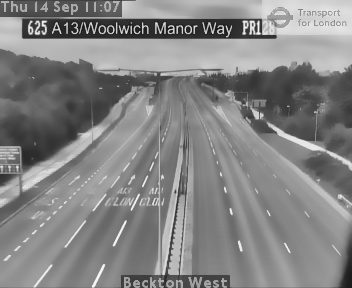
#> input picture trafficCounter/backgrounds/625_bg.jpg, 352 x 288 px, found by its file name
$ python lane_detection.py   (older library calls are emulated)
#> lines starting #> are read from the running program, lines starting #| are printed output that depends on the picture; after the words box and inside, x2 and y2 are one past the last pixel; in counts of white or black regions, pixels touching at a corner belong together
import cv2
import numpy as np
import os

loc = os.path.abspath('')


img = cv2.imread(loc+"/trafficCounter/backgrounds/625_bg.jpg",0)
#> img is the input picture: shape (288, 352); min 14, max 250, mean 131.9

kernel = np.ones((5,5),np.uint8)

blur = cv2.bilateralFilter(img, 11, 3, 3)
edges = cv2.Canny(img, 0, 820)
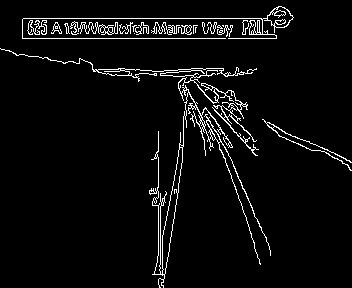
#> edges: shape (288, 352); 4.5% white in thin lines or dots
edges2 = cv2.Canny(img, 0, 800)


diff = cv2.absdiff(edges, cv2.convertScaleAbs(edges2))
#> diff: shape (288, 352); every value is 0

laplacian = cv2.Laplacian(diff, cv2.CV_8UC1)

dilated = cv2.dilate(laplacian, kernel, iterations = 2)
erosion = cv2.erode(dilated,kernel,iterations = 3)


cv2.imshow("ero", erosion)
cv2.waitKey(0)


im2, contours, hierarchy =  cv2.findContours(erosion,cv2.RETR_TREE,cv2.CHAIN_APPROX_SIMPLE)
#> contours = []


cnts = sorted(contours, key = cv2.contourArea, reverse = True)[:10]
#> cnts = []
screenCnt = None

for c in cnts:

    peri = cv2.arcLength(c, True)
    approx = cv2.approxPolyDP(c, 0.05 * peri, True)

    if len(approx) == 4:
        screenCnt = approx
        break
#> this loop made 0 passes
#> (the run stopped early here; a loop or call above may not have finished)

$ run again, with trafficCounter/backgrounds/4223_bg.jpg copied over trafficCounter/backgrounds/625_bg.jpg
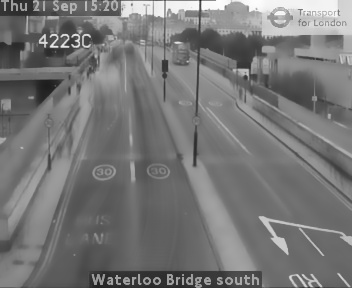
#> input picture trafficCounter/backgrounds/4223_bg.jpg, 352 x 288 px, found by its file name
#> img is the input picture: shape (288, 352); min 28, max 255, mean 118.8
#> `edges = cv2.Canny(img, 0, 820)`:
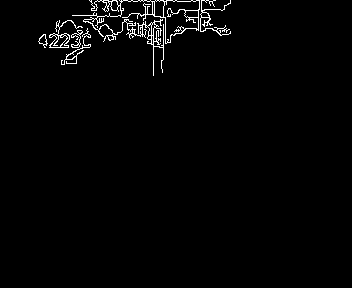
#> edges: shape (288, 352); 1.8% white in thin lines or dots, all inside (x1, y1, x2, y2) = (38, 0, 231, 76)
#> diff: shape (288, 352); every value is 0
#> contours = []

$ run again, with trafficCounter/backgrounds/4537366473_bg.jpg copied over trafficCounter/backgrounds/625_bg.jpg
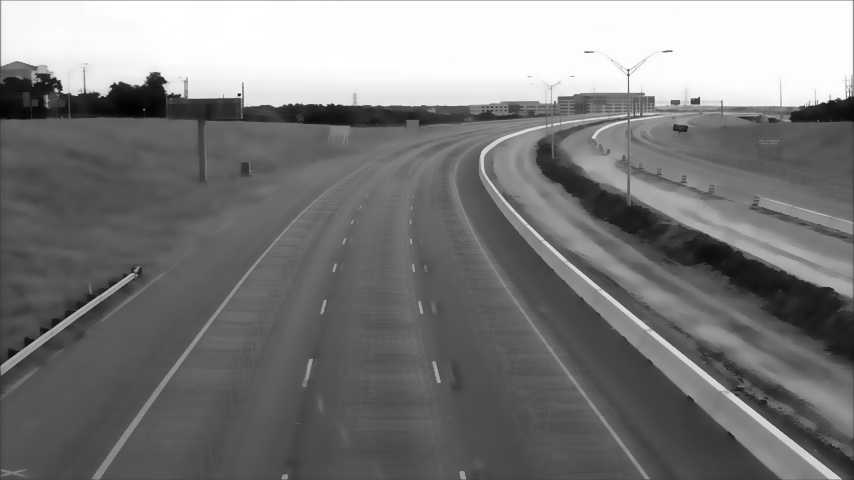
#> input picture trafficCounter/backgrounds/4537366473_bg.jpg, 854 x 480 px, found by its file name
#> img is the input picture: shape (480, 854); min 0, max 255, mean 123.5
#> `edges = cv2.Canny(img, 0, 820)`:
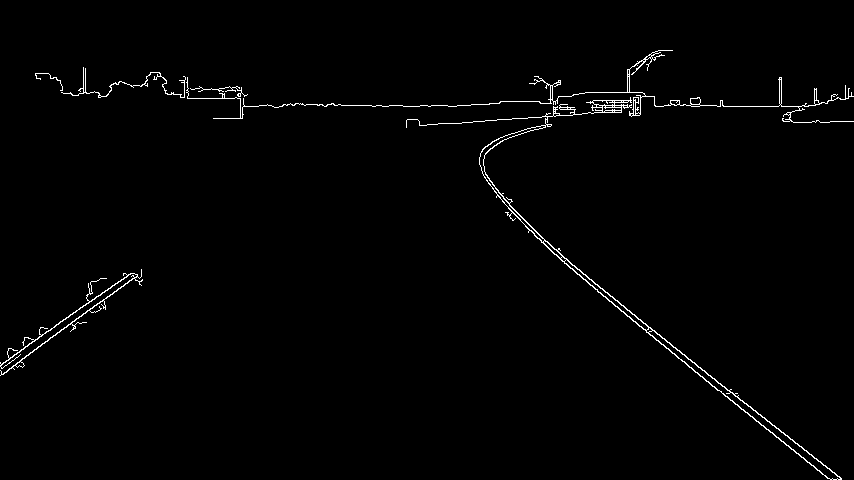
#> edges: shape (480, 854); 1.2% white in thin lines or dots, all inside (x1, y1, x2, y2) = (0, 50, 854, 480)
#> diff: shape (480, 854); every value is 0
#> contours = []
